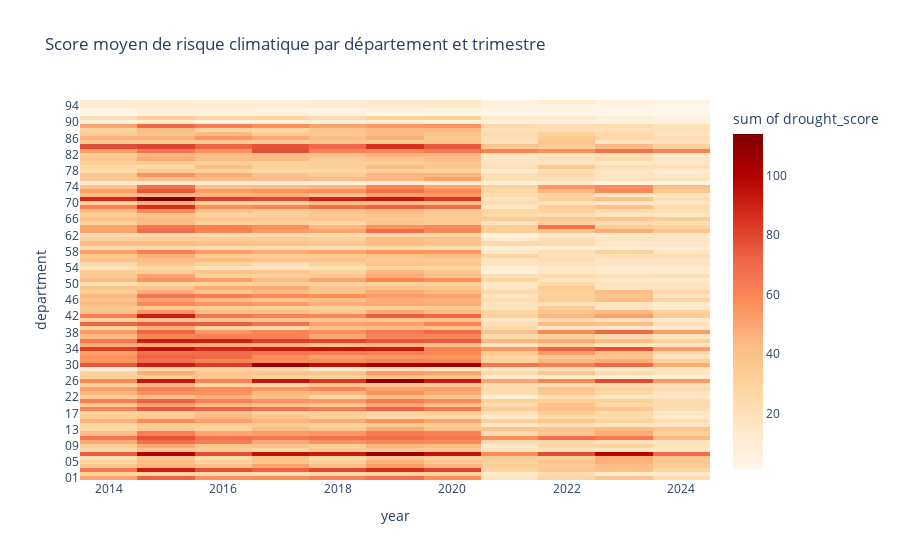

The cell this chart's notebook holds for it:
### Code cell
# df_grouped = df_final.groupby(['departement', 'year'])['avg_risk_score'].mean().reset_index()

px.density_heatmap(
    df_final,
    x='year',
    y='department',
    z='drought_score',
    color_continuous_scale='OrRd',
    title='Score moyen de risque climatique par département et trimestre'
)

### Figure 1 — Plotly figure (JSON) as saved in the notebook; plotly's stock layout.template omitted (floating-point values rounded to 4 significant figures; data arrays with more than 128 entries replaced by an {"elided": "..."} marker saying what was removed)
{"data": [{"coloraxis": "coloraxis", "histfunc": "sum", "hovertemplate": "year=%{x}<br>department=%{y}<br>sum of drought_score=%{z}<extra></extra>", "name": "", "type": "histogram2d", "x": {"elided": "29878 int values"}, "xaxis": "x", "xbingroup": "x", "y": {"elided": "29878 str values"}, "yaxis": "y", "ybingroup": "y", "z": {"elided": "29878 float values"}}], "layout": {"coloraxis": {"colorbar": {"title": {"text": "sum of drought_score"}}, "colorscale": [[0, "rgb(255,247,236)"], [0.125, "rgb(254,232,200)"], [0.25, "rgb(253,212,158)"], [0.375, "rgb(253,187,132)"], [0.5, "rgb(252,141,89)"], [0.625, "rgb(239,101,72)"], [0.75, "rgb(215,48,31)"], [0.875, "rgb(179,0,0)"], [1, "rgb(127,0,0)"]]}, "legend": {"tracegroupgap": 0}, "title": {"text": "Score moyen de risque climatique par département et trimestre"}, "xaxis": {"anchor": "y", "domain": [0, 1], "title": {"text": "year"}}, "yaxis": {"anchor": "x", "domain": [0, 1], "title": {"text": "department"}}}}
